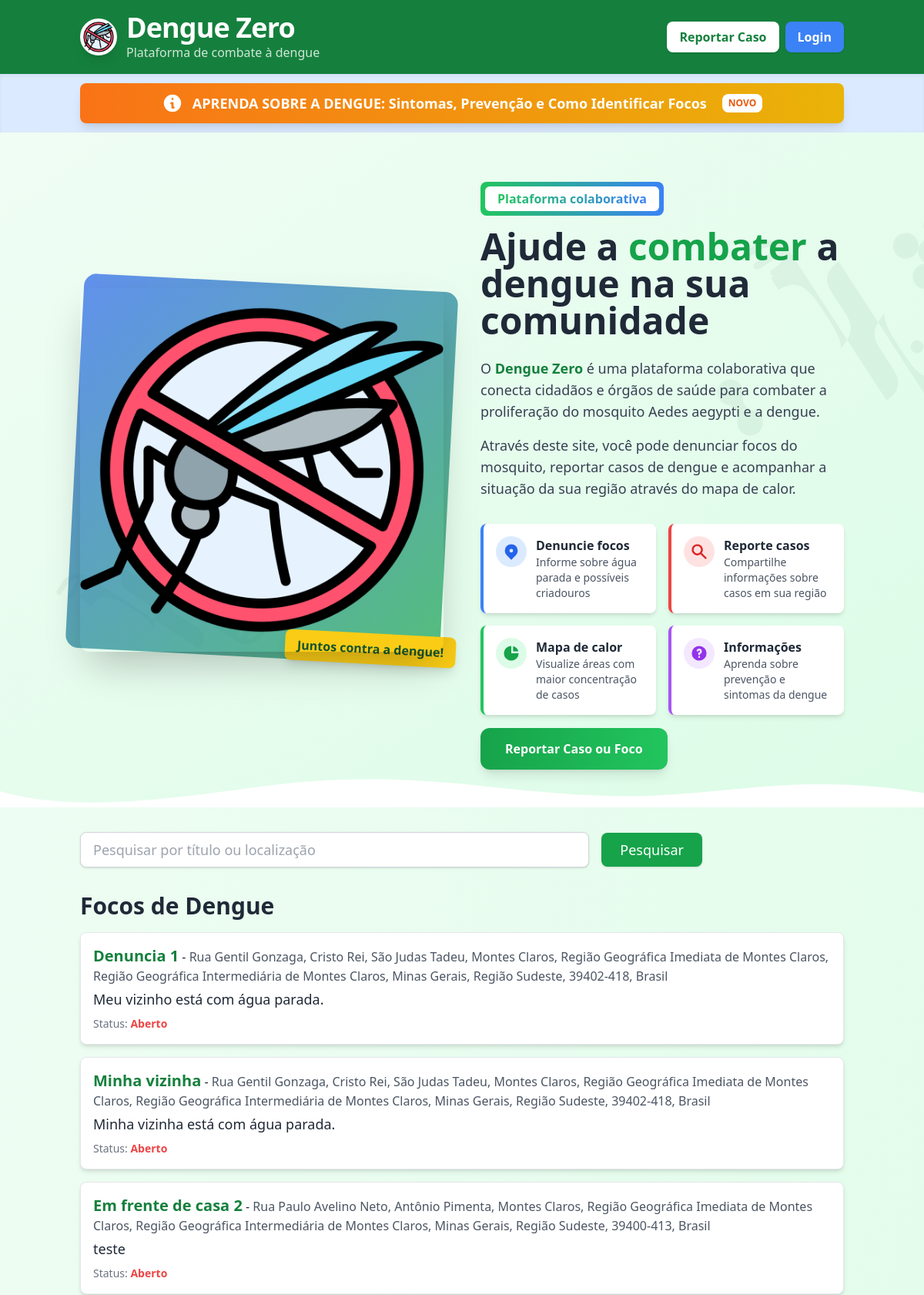
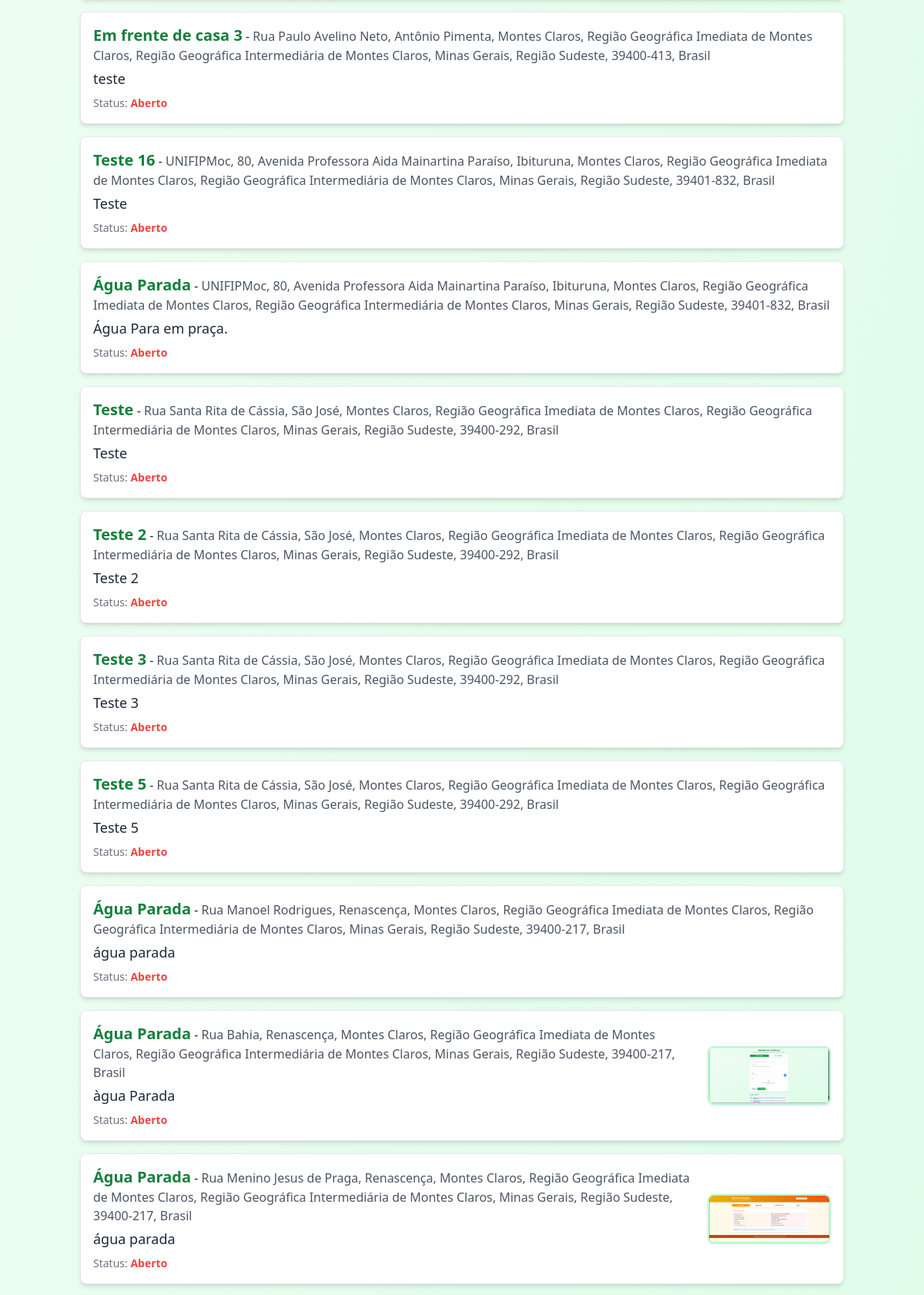
The page / (upper part) on the database its author committed (2 pictures, top to bottom).
### reports/models.py (models this page shows, shortened)
class Report(models.Model):
    REPORT_TYPE_CHOICES = [
        ('focus', 'Foco de Dengue'),
        ('case', 'Caso de Dengue em Casa'),
    ]
    STATUS_CHOICES = [
        ('open', 'Aberto'),
        ('resolved', 'Resolvido'),
    ]
    report_type = models.CharField(
        max_length=10,
        choices=REPORT_TYPE_CHOICES,
        verbose_name="Tipo de Denúncia",
        default='focus'
    )
    title = models.CharField(max_length=200, verbose_name="Título")
    description = models.TextField(verbose_name="Descrição")
    location = models.CharField(max_length=255, verbose_name="Localização", blank=True, null=True)
    latitude = models.FloatField(verbose_name="Latitude", blank=True, null=True)
    longitude = models.FloatField(verbose_name="Longitude", blank=True, null=True)
    image = models.ImageField(upload_to='uploads/dengue_reports/', blank=True, null=True, verbose_name="Imagem")
    status = models.CharField(
        max_length=10,
        choices=STATUS_CHOICES,
        default='open',
        verbose_name="Status"
    )
    created_at = models.DateTimeField(auto_now_add=True, verbose_name="Data de Criação")

### reports/views.py (the view, shortened to what this page needs)
# urls.py: 2. Add a URL to urlpatterns:  path('', views.home, name='home')
def home(request):
    query = request.GET.get('q', '')  # Captura o termo de busca
    reports = Report.objects.all()
    user_latitude = request.GET.get('latitude')
    user_longitude = request.GET.get('longitude')
    user_location = None
    if user_latitude and user_longitude:
        geolocator = Nominatim(user_agent="denguezero")
        location = geolocator.reverse(f"{user_latitude}, {user_longitude}")
        if location:
            user_location = location.address
            reports = reports.filter(location__icontains=user_location)
    if query:
        reports = reports.filter(
            Q(title__icontains=query) | Q(location__icontains=query)
        )
    focus_reports = reports.filter(report_type='focus', status='open')  # Focos de Dengue Abertos
    resolved_reports = reports.filter(report_type='focus', status='resolved')  # Focos de Dengue Resolvidos
    case_reports = reports.filter(report_type='case')  # Casos de Dengue em Casa
    return render(request, 'reports/home.html', {
        'focus_reports': focus_reports,
        'resolved_reports': resolved_reports,
        'case_reports': case_reports,
        'query': query,
        'user_latitude': user_latitude,
        'user_longitude': user_longitude,
        'user_location': user_location,  # Adicionei isso
    })

### reports/templates/reports/home.html (shortened to what this page needs)
<!DOCTYPE html>
<html>
<head>
    {% load static %}
    <script src="https://cdn.tailwindcss.com"></script>
    <link rel="stylesheet" href="https://unpkg.com/leaflet/dist/leaflet.css" />
</head>
<body class="bg-gradient-to-br from-green-50 to-green-100 min-h-screen text-gray-800">
    <header class="bg-green-700 text-white py-4 shadow-lg">
        <div class="container mx-auto flex justify-between items-center px-4">
            <div class="flex items-center gap-3">
                <img src="{% static 'reports/images/mosquito.png' %}" alt="Logo Dengue Zero" class="w-12 h-12 rounded-full shadow-lg border-2 border-white bg-white">
                <div>
                    <h1 class="text-3xl md:text-4xl font-extrabold tracking-tight">Dengue Zero</h1>
                    <p class="text-sm md:text-base font-light opacity-80">Plataforma de combate à dengue</p>
                </div>
            </div>
            <div class="flex gap-2 items-center">
                <a href="{% url 'create_report' %}" class="px-4 py-2 bg-white text-green-700 font-bold rounded-lg shadow hover:bg-green-100 hover:scale-105 transition">
                    Reportar Caso
                </a>
                {% if user.is_authenticated %}
                    <span class="px-3 py-2 bg-green-800 rounded text-white font-semibold shadow">
                        {{ user.username }}
                    </span>
                    <form method="post" action="{% url 'logout' %}">
                        {% csrf_token %}
                        <button type="submit" class="px-4 py-2 bg-red-500 text-white font-bold rounded-lg shadow hover:bg-red-700 hover:scale-105 transition">
                            Sair
                        </button>
                    </form>
                {% else %}
                    <a href="{% url 'login' %}" class="px-4 py-2 bg-blue-500 text-white font-bold rounded-lg shadow hover:bg-blue-700 hover:scale-105 transition">
                        Login
                    </a>
                {% endif %}
            </div>
        </div>
    </header>
<div class="bg-blue-100 py-3 shadow-inner">
    <div class="container mx-auto px-4">
        <a href="{% url 'dengue_info' %}" class="flex items-center justify-center gap-3 bg-gradient-to-r from-orange-500 to-yellow-500 text-white py-3 px-4 rounded-lg shadow-lg hover:shadow-xl transform hover:scale-105 transition-all duration-300 group">
            <svg xmlns="http://www.w3.org/2000/svg" class="h-7 w-7" viewBox="0 0 20 20" fill="currentColor">
                <path fill-rule="evenodd" d="M18 10a8 8 0 11-16 0 8 8 0 0116 0zm-7-4a1 1 0 11-2 0 1 1 0 012 0zM9 9a1 1 0 000 2v3a1 1 0 001 1h1a1 1 0 100-2v-3a1 1 0 00-1-1H9z" clip-rule="evenodd" />
            </svg>
            <span class="text-lg font-bold">APRENDA SOBRE A DENGUE: Sintomas, Prevenção e Como Identificar Focos</span>
            <span class="ml-2 bg-white text-orange-600 px-2 py-1 rounded-lg text-xs font-bold group-hover:bg-yellow-100">NOVO</span>
        </a>
    </div>
</div>
<section class="hero-section relative overflow-hidden py-16 bg-gradient-to-br from-green-50 to-green-100">
    <div class="absolute top-0 left-0 w-full h-full overflow-hidden z-0">
        <div class="mosquito-pattern absolute -right-20 top-20 opacity-5 transform rotate-12">
        </div>
        <div class="mosquito-pattern absolute bottom-20 left-10 opacity-5 transform -rotate-12">
        </div>
    </div>
    <div class="container mx-auto px-4 z-10 relative">
        <div class="flex flex-col lg:flex-row items-center gap-8 lg:gap-12">
            <div class="w-full lg:w-1/2 mb-6 lg:mb-0 transform transition-all hover:rotate-1 hover:scale-105">
                <div class="relative">
                    <img src="{% static 'reports/images/mosquito.png' %}" alt="Combate à Dengue" class="relative z-10 w-full h-auto object-cover rounded-xl shadow-2xl">
                    <div class="absolute -bottom-4 -right-4 bg-yellow-400 text-green-900 font-bold py-2 px-4 rounded-lg transform rotate-3 shadow-lg animate-pulse">
                    </div>
                </div>
            </div>
            <div class="w-full lg:w-1/2">
                <div class="p-1.5 bg-gradient-to-r from-green-500 to-blue-500 rounded-lg inline-block mb-4">
                    <div class="bg-white px-4 py-1 rounded-md">
                        <span class="text-transparent bg-clip-text bg-gradient-to-r from-green-500 to-blue-500 font-bold">
                        </span>
                    </div>
                </div>
                <h2 class="text-3xl md:text-4xl lg:text-5xl font-bold text-gray-800 mb-6 leading-tight">
                    Ajude a <span class="text-green-600">combater</span> a dengue na sua comunidade
                </h2>
                <div class="text-gray-700 space-y-4 text-lg">
                    <p>
                        O <span class="font-semibold text-green-700">Dengue Zero</span> é uma plataforma colaborativa que conecta cidadãos e órgãos de saúde para combater a proliferação do mosquito Aedes aegypti e a dengue.
                    </p>
                    <p>
                        Através deste site, você pode denunciar focos do mosquito, reportar casos de dengue e acompanhar a situação da sua região através do mapa de calor.
                    </p>
                </div>
                <div class="grid grid-cols-1 sm:grid-cols-2 gap-4 mt-8">
                    <div class="bg-white p-4 rounded-lg shadow-md border-l-4 border-blue-500 hover:shadow-lg transition-all">
                        <div class="flex items-start">
                            <div class="bg-blue-100 rounded-full p-2 mr-3">
                                <svg class="w-6 h-6 text-blue-600" fill="currentColor" viewBox="0 0 20 20">
                                    <path fill-rule="evenodd" d="M5.05 4.05a7 7 0 119.9 9.9L10 18.9l-4.95-4.95a7 7 0 010-9.9zM10 11a2 2 0 100-4 2 2 0 000 4z" clip-rule="evenodd"></path>
                                </svg>
                            </div>
                            <div>
                                <h3 class="font-bold text-gray-800">Denuncie focos</h3>
                                <p class="text-sm text-gray-600">Informe sobre água parada e possíveis criadouros</p>
                            </div>
                        </div>
                    </div>
                    <div class="bg-white p-4 rounded-lg shadow-md border-l-4 border-red-500 hover:shadow-lg transition-all">
                        <div class="flex items-start">
                            <div class="bg-red-100 rounded-full p-2 mr-3">
                                <svg class="w-6 h-6 text-red-600" fill="currentColor" viewBox="0 0 20 20">
                                    <path fill-rule="evenodd" d="M8 4a4 4 0 100 8 4 4 0 000-8zM2 8a6 6 0 1110.89 3.476l4.817 4.817a1 1 0 01-1.414 1.414l-4.816-4.816A6 6 0 012 8z" clip-rule="evenodd"></path>
                                </svg>
                            </div>
                            <div>
                                <h3 class="font-bold text-gray-800">Reporte casos</h3>
                                <p class="text-sm text-gray-600">Compartilhe informações sobre casos em sua região</p>
                            </div>
                        </div>
                    </div>
                    <div class="bg-white p-4 rounded-lg shadow-md border-l-4 border-green-500 hover:shadow-lg transition-all">
                        <div class="flex items-start">
                            <div class="bg-green-100 rounded-full p-2 mr-3">
                                <svg class="w-6 h-6 text-green-600" fill="currentColor" viewBox="0 0 20 20">
                                    <path d="M2 10a8 8 0 018-8v8h8a8 8 0 11-16 0z"></path>
                                    <path d="M12 2.252A8.014 8.014 0 0117.748 8H12V2.252z"></path>
                                </svg>
                            </div>
                            <div>
                                <h3 class="font-bold text-gray-800">Mapa de calor</h3>
                                <p class="text-sm text-gray-600">Visualize áreas com maior concentração de casos</p>
                            </div>
                        </div>
                    </div>
                    <div class="bg-white p-4 rounded-lg shadow-md border-l-4 border-purple-500 hover:shadow-lg transition-all">
                        <div class="flex items-start">
                            <div class="bg-purple-100 rounded-full p-2 mr-3">
                            </div>
                            <div>
                                <h3 class="font-bold text-gray-800">Informações</h3>
                                <p class="text-sm text-gray-600">Aprenda sobre prevenção e sintomas da dengue</p>
                            </div>
                        </div>
                    </div>
                </div>
                <div class="mt-8">
                    <a href="{% url 'create_report' %}" class="bg-gradient-to-r from-green-600 to-green-500 hover:from-green-700 hover:to-green-600 text-white font-bold py-4 px-8 rounded-xl shadow-lg hover:shadow-xl transition-all transform hover:translate-y-[-2px]">
                        Reportar Caso ou Foco
                    </a>
                </div>
            </div>
        </div>
    </div>
    <div class="absolute bottom-0 left-0 w-full overflow-hidden leading-0 transform rotate-180">
    </div>
</section>
    <main class="container mx-auto mt-8 px-4">
        <form method="get" action="" class="mb-8">
            <div class="flex flex-col md:flex-row items-center gap-4">
                <input
                    type="text"
                    name="q"
                    placeholder="Pesquisar por título ou localização"
                    class="w-full md:w-2/3 px-4 py-2 border border-gray-300 rounded-lg focus:outline-none focus:ring-2 focus:ring-green-500 text-base md:text-lg shadow"
                >
                <button
                    type="submit"
                    class="px-6 py-2 bg-green-600 text-white rounded-lg shadow hover:bg-green-700 hover:scale-105 transition text-base md:text-lg">
                    Pesquisar
                </button>
            </div>
        </form>
        <div id="feed" style="opacity:0; transition: opacity 0.5s;">
            <h2 class="text-2xl md:text-3xl font-bold mb-4">Focos de Dengue</h2>
            <ul class="space-y-4">
                {% for report in focus_reports %}
                    <li class="feed-card bg-white border border-gray-200 shadow-md rounded-lg p-4 relative group">
                        <div class="flex flex-col md:flex-row md:items-center gap-4">
                            <div class="flex-1">
                                <strong class="text-lg md:text-xl text-green-700">{{ report.title }}</strong> -
                                <span class="text-sm md:text-base text-gray-600">{{ report.location }}</span> <br>
                                <p class="text-base md:text-lg mt-1">{{ report.description }}</p>
                                <p class="text-sm text-gray-500 mt-2">Status:
                                    <span class="font-semibold {% if report.status == 'open' %}text-red-500{% else %}text-green-600{% endif %}">
                                        {{ report.get_status_display }}
                                    </span>
                                </p>
                            </div>
                            {% if report.image %}
                                <img src="{{ report.image.url }}" alt="Imagem do foco de dengue" class="rounded-lg w-full md:w-40 max-h-32 object-cover border-2 border-green-200 shadow">
                            {% endif %}
                        </div>
                    </li>
                {% endfor %}
            </ul>
        </div>
    </main>
</body>
</html>

### reports/templates/reports/home.html (style rules this page uses)
.feed-card { transition: transform 0.2s, box-shadow 0.2s; }
.hero-section .mosquito-pattern { animation: float 6s ease-in-out infinite; }
.hero-section img { transition: all 0.5s ease; }
.hero-section .bg-white { transition: all 0.3s ease; }

### rows shown on the page
Report: title "Denuncia 1", location "Rua Gentil Gonzaga, Cristo Rei, São Judas Tadeu, Montes Claros, Região Geográfica Imediata de Montes Claros, Região Geográfica Intermediária de Montes Claros, Minas Gerais, Região Sudeste, 39402-418, Brasil", description "Meu vizinho está com água parada.", status "Aberto"
Report: title "Minha vizinha", location "Rua Gentil Gonzaga, Cristo Rei, São Judas Tadeu, Montes Claros, Região Geográfica Imediata de Montes Claros, Região Geográfica Intermediária de Montes Claros, Minas Gerais, Região Sudeste, 39402-418, Brasil", description "Minha vizinha está com água parada.", status "Aberto"
Report: title "Em frente de casa 2", location "Rua Paulo Avelino Neto, Antônio Pimenta, Montes Claros, Região Geográfica Imediata de Montes Claros, Região Geográfica Intermediária de Montes Claros, Minas Gerais, Região Sudeste, 39400-413, Brasil", description "teste", status "Aberto"
Report: title "Em frente de casa 3", location "Rua Paulo Avelino Neto, Antônio Pimenta, Montes Claros, Região Geográfica Imediata de Montes Claros, Região Geográfica Intermediária de Montes Claros, Minas Gerais, Região Sudeste, 39400-413, Brasil", description "teste", status "Aberto"
Report: title "Teste 16", location "UNIFIPMoc, 80, Avenida Professora Aida Mainartina Paraíso, Ibituruna, Montes Claros, Região Geográfica Imediata de Montes Claros, Região Geográfica Intermediária de Montes Claros, Minas Gerais, Região Sudeste, 39401-832, Brasil", description "Teste", status "Aberto"
Report: title "Água Parada", location "UNIFIPMoc, 80, Avenida Professora Aida Mainartina Paraíso, Ibituruna, Montes Claros, Região Geográfica Imediata de Montes Claros, Região Geográfica Intermediária de Montes Claros, Minas Gerais, Região Sudeste, 39401-832, Brasil", description "Água Para em praça.", status "Aberto"
Report: title "Teste", location "Rua Santa Rita de Cássia, São José, Montes Claros, Região Geográfica Imediata de Montes Claros, Região Geográfica Intermediária de Montes Claros, Minas Gerais, Região Sudeste, 39400-292, Brasil", description "Teste", status "Aberto"
Report: title "Teste 2", location "Rua Santa Rita de Cássia, São José, Montes Claros, Região Geográfica Imediata de Montes Claros, Região Geográfica Intermediária de Montes Claros, Minas Gerais, Região Sudeste, 39400-292, Brasil", description "Teste 2", status "Aberto"
Report: title "Teste 3", location "Rua Santa Rita de Cássia, São José, Montes Claros, Região Geográfica Imediata de Montes Claros, Região Geográfica Intermediária de Montes Claros, Minas Gerais, Região Sudeste, 39400-292, Brasil", description "Teste 3", status "Aberto"
Report: title "Teste 5", location "Rua Santa Rita de Cássia, São José, Montes Claros, Região Geográfica Imediata de Montes Claros, Região Geográfica Intermediária de Montes Claros, Minas Gerais, Região Sudeste, 39400-292, Brasil", description "Teste 5", status "Aberto"
Report: title "Água Parada", location "Rua Manoel Rodrigues, Renascença, Montes Claros, Região Geográfica Imediata de Montes Claros, Região Geográfica Intermediária de Montes Claros, Minas Gerais, Região Sudeste, 39400-217, Brasil", description "água parada", status "Aberto"
Report: title "Água Parada", location "Rua Bahia, Renascença, Montes Claros, Região Geográfica Imediata de Montes Claros, Região Geográfica Intermediária de Montes Claros, Minas Gerais, Região Sudeste, 39400-217, Brasil", description "àgua Parada", status "Aberto", image (picture)
Report: title "Água Parada", location "Rua Menino Jesus de Praga, Renascença, Montes Claros, Região Geográfica Imediata de Montes Claros, Região Geográfica Intermediária de Montes Claros, Minas Gerais, Região Sudeste, 39400-217, Brasil", description "água parada", status "Aberto", image (picture)
